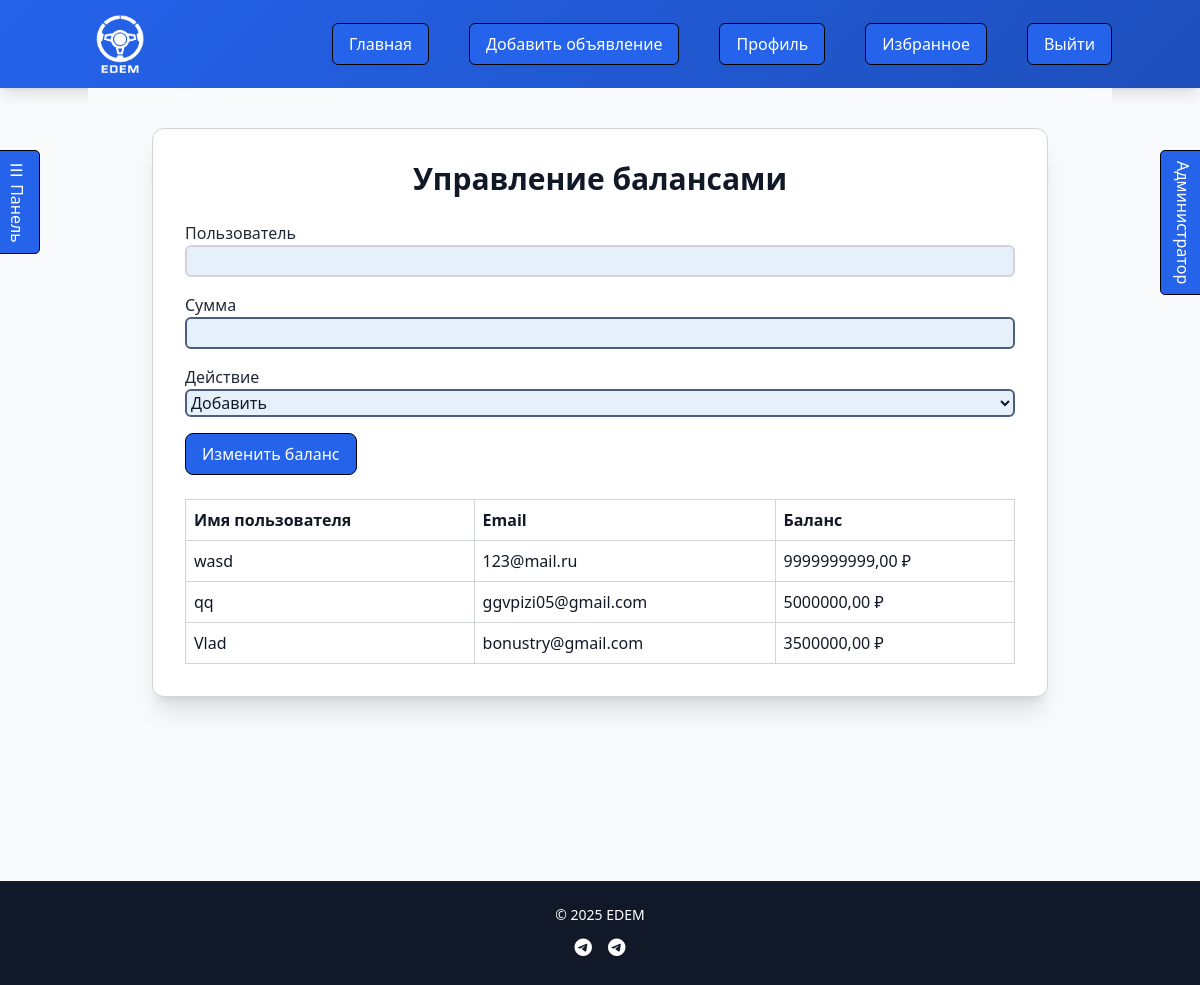
Page /manage/balances/ (signed in) on the earlier database version.
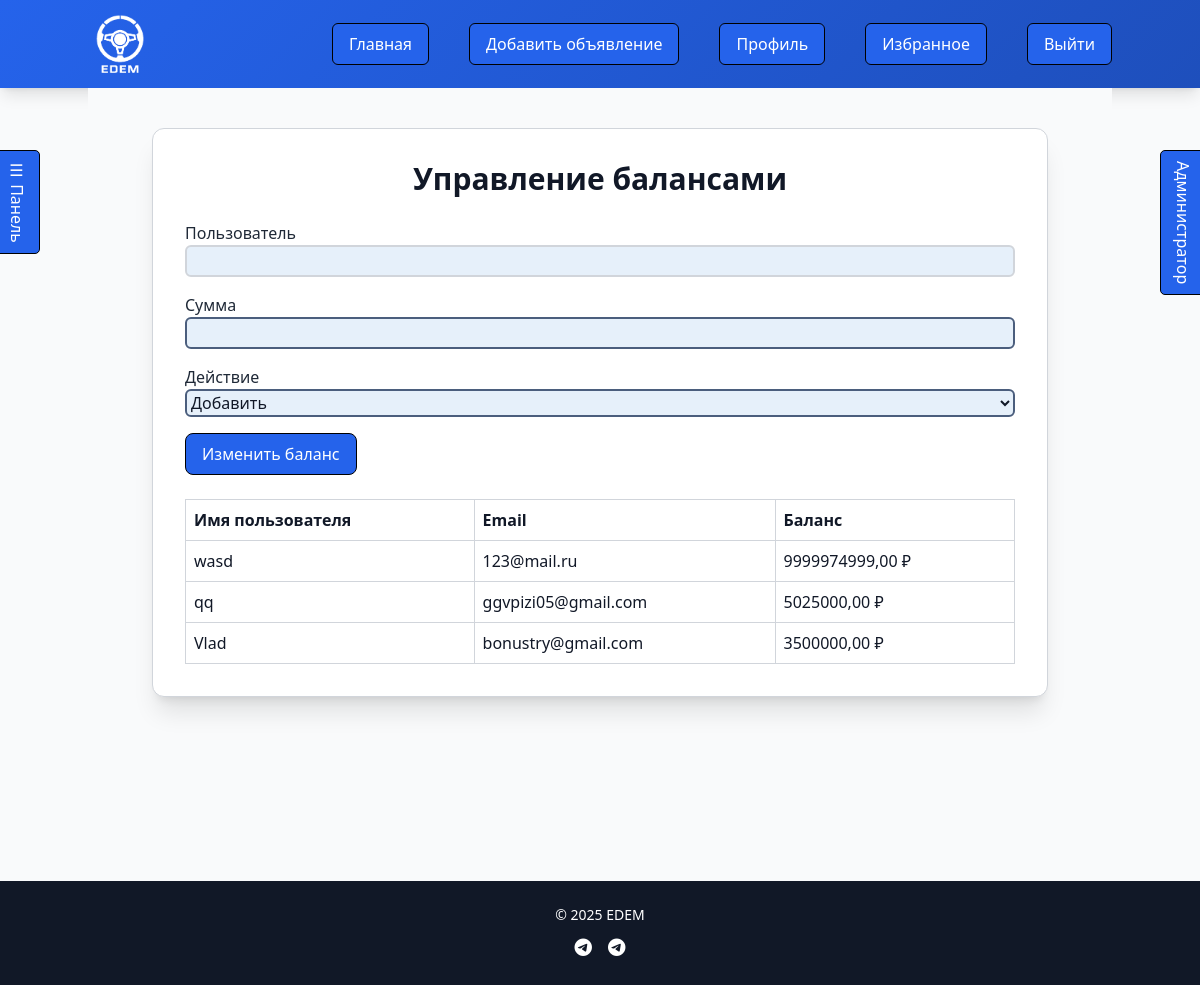
Same page on the later database version.
### cars/models.py (models this page shows, shortened)
class User(AbstractBaseUser, PermissionsMixin):
    username = models.CharField(max_length=150, unique=True)
    email = models.EmailField(unique=True)
    phone = models.CharField(max_length=15, blank=True, null=True, validators=[
        MinLengthValidator(11, message="Phone number must be at least 11 digits"),
    ])
    first_name = models.CharField(max_length=30, blank=True, null=True)
    last_name = models.CharField(max_length=30, blank=True, null=True)
    company_name = models.CharField(max_length=100, blank=True)
    date_joined = models.DateTimeField(default=timezone.now)
    avatar_url = models.URLField(blank=True, null=True)
    avatar_file = models.ImageField(upload_to='avatars/', blank=True, null=True)
    balance = models.DecimalField(max_digits=12, decimal_places=2, default=0, validators=[MinValueValidator(0)])
    is_active = models.BooleanField(default=True)
    is_staff = models.BooleanField(default=False)
    is_verified = models.BooleanField(default=False)
    block_reason = models.TextField(blank=True, null=True)
    objects = CustomUserManager()
    USERNAME_FIELD = 'username'
    REQUIRED_FIELDS = ['email']
    class Meta:
        db_table = 'Users'
        verbose_name = _('user')
        verbose_name_plural = _('users')

### cars/views.py (the view)
# urls.py: path('manage/balances/', views.manage_balances, name='manage_balances'),
@login_required
@never_cache
def manage_balances(request):
    if not request.user.is_superuser:
        messages.error(request, 'У вас нет прав для доступа к этой странице.')
        return redirect('car_list')
    users = User.objects.all()
    if request.method == 'POST':
        form = ManageBalanceForm(request.POST)
        if form.is_valid():
            user = form.cleaned_data['user']
            amount = form.cleaned_data['amount']
            action = form.cleaned_data['action']
            if amount <= 0:
                messages.error(request, 'Сумма должна быть больше 0.')
                return render(request, 'manage_balances.html', {'users': users, 'form': form})
            if action == 'add':
                user.balance += amount
                messages.success(request, f'Баланс пользователя {user.username} увеличен на {amount} ₽')
            elif action == 'subtract':
                if user.balance >= amount:
                    user.balance -= amount
                    messages.success(request, f'Баланс пользователя {user.username} уменьшен на {amount} ₽')
                else:
                    messages.error(request, 'Недостаточно средств для списания')
                    return render(request, 'manage_balances.html', {'users': users, 'form': form})
            user.save()
            cache.delete(f'profile_{user.id}')
            return redirect('manage_balances')
    else:
        form = ManageBalanceForm()
    unread_deals_count = get_unread_deals_count(request.user)
    return render(request, 'manage_balances.html', {
        'users': users,
        'form': form,
        'unread_deals_count': unread_deals_count
    })

### cars/forms.py (shortened to what this page needs)
class ManageBalanceForm(forms.Form):
    user = forms.CharField(
        label='Пользователь',
        widget=forms.TextInput(attrs={'id': 'user-autocomplete', 'autocomplete': 'off'})
    )
    amount = forms.DecimalField(max_digits=12, decimal_places=2, label='Сумма')
    action = forms.ChoiceField(choices=[('add', 'Добавить'), ('subtract', 'Списать')], label='Действие')

### cars/views.py (called while the page is built)
def get_unread_deals_count(user):
    if not user.is_authenticated:
        return 0
    buyer_requests = PurchaseRequest.objects.filter(buyer=user).order_by('-request_date')
    seller_requests = PurchaseRequest.objects.filter(seller=user).order_by('-request_date')
    unread_purchases_count = buyer_requests.filter(is_read=False, status__in=['Одобрено', 'Отклонено']).count()
    unread_sales_count = seller_requests.filter(is_read=False, status='В ожидании').count()
    return unread_purchases_count + unread_sales_count

### templates/manage_balances.html (shortened to what this page needs)
{% extends 'base.html' %}
{% block content %}
<div class="max-w-4xl mx-auto rounded-xl shadow-xl p-6 md:p-8 fade-in" style="background-color: var(--card-bg); border: 1px solid var(--border-color);">
    <h2 class="text-2xl md:text-3xl font-extrabold mb-6 text-center" style="color: var(--text-color);">Управление балансами</h2>
    <form method="post" class="mb-6">
        <div class="mb-4">
            <label for="user-autocomplete" class="block" style="color: var(--secondary-color);">Пользователь</label>
            <input type="text" name="user" id="user-autocomplete" class="w-full p-2 border rounded-lg focus:outline-none focus:ring-2" style="border-color: var(--border-color); focus:ring: var(--btn-bg);" autocomplete="off" value="{{ form.user.value|default_if_none:'' }}">
        </div>
        <div class="mb-4">
            <label for="id_amount" class="block" style="color: var(--secondary-color);">Сумма</label>
            {{ form.amount }}
        </div>
        <div class="mb-4">
            <label for="id_action" class="block" style="color: var(--secondary-color);">Действие</label>
            {{ form.action }}
        </div>
        <button type="submit" class="px-4 py-2 rounded-lg" style="background-color: var(--btn-bg); color: var(--btn-text);">Изменить баланс</button>
    </form>
    <table class="w-full text-left border-collapse">
        <thead>
        <tr style="background-color: var(--secondary-btn-bg);">
            <th class="p-2 border" style="border-color: var(--border-color);">Имя пользователя</th>
            <th class="p-2 border" style="border-color: var(--border-color);">Email</th>
            <th class="p-2 border" style="border-color: var(--border-color);">Баланс</th>
        </tr>
        </thead>
        <tbody>
        {% for user in users %}
        <tr class="hover-row">
            <td class="p-2 border" style="border-color: var(--border-color);">{{ user.username }}</td>
            <td class="p-2 border" style="border-color: var(--border-color);">{{ user.email }}</td>
            <td class="p-2 border" style="border-color: var(--border-color);">{{ user.balance }} ₽</td>
        </tr>
        {% endfor %}
        </tbody>
    </table>
</div>
{% endblock %}

Differences in the rows shown:
changed User "wasd": balance "9999999999,00" → "9999974999,00"
changed User "qq": balance "5000000,00" → "5025000,00"
